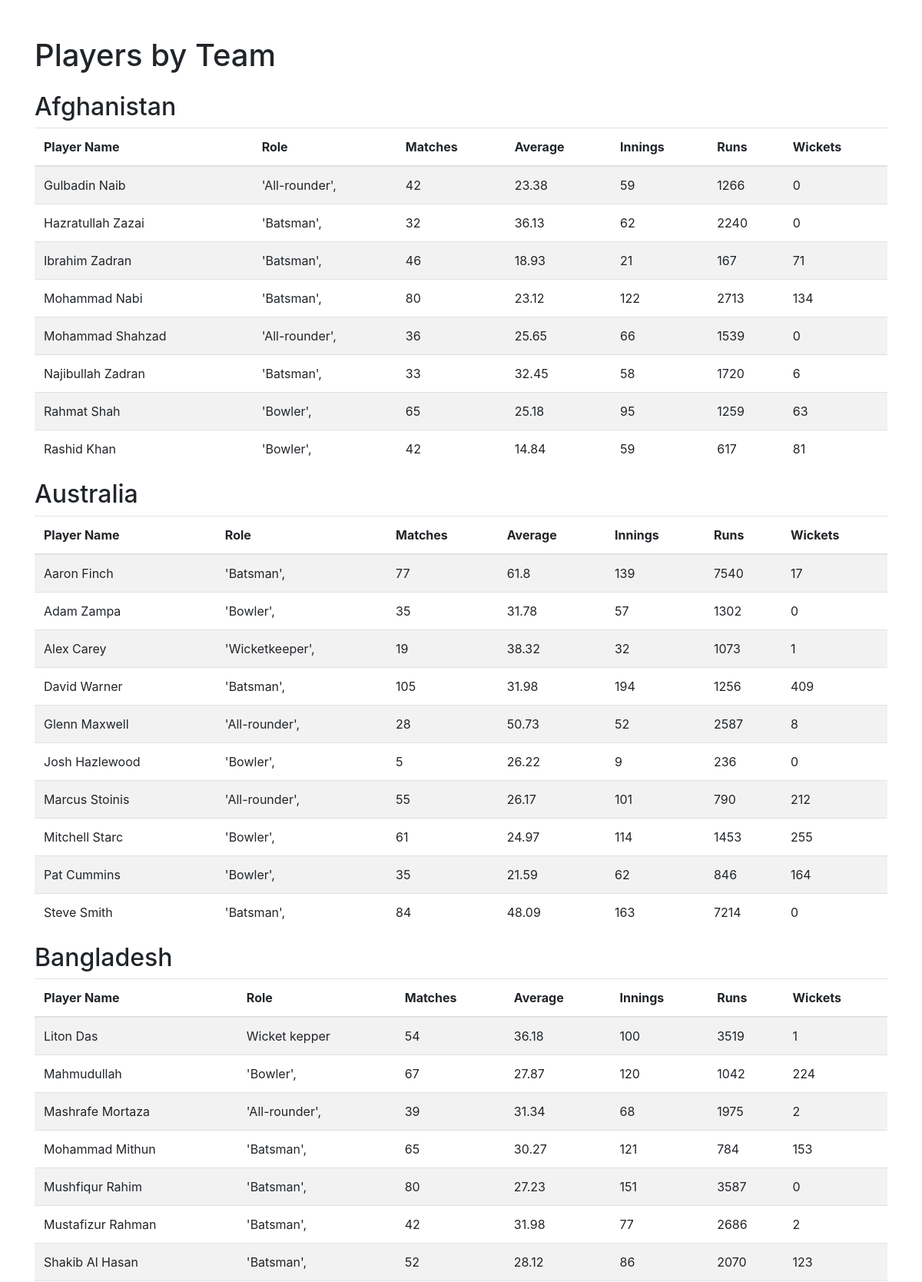
The app's page /Players (upper part) with its own data.
### tables this page shows
CREATE TABLE Matches ("Match id" INTEGER PRIMARY KEY, Playerid INTEGER REFERENCES Player (PlayerId), Matches INTEGER, Innings INTEGER, Runs INTEGER, Wickets INTEGER, Average INTEGER, Team TEXT);

CREATE TABLE Teams (Teamid INTEGER PRIMARY KEY, TeamName TEXT);

CREATE TABLE Player (PlayerId INTEGER PRIMARY KEY, PlayerName TEXT UNIQUE, Role TEXT, Teamid INTEGER REFERENCES Teams (Teamid), Verified INTEGER DEFAULT 1);

### routes.py (the view)
@app.route('/Players')
def Players():
    conn = get_db_connections()  # Use your defined function here
    cur = conn.cursor()
    cur.execute("""
  SELECT
       Teams.TeamName,
        Player.PlayerName,
        Player.Role,
        Matches.Matches,
        Matches.Average,
        Matches.Innings,
        Matches.Runs,
        Matches.Wickets
    FROM Teams
    INNER JOIN Player ON Teams.TeamId = Player.TeamId
    INNER JOIN Matches ON Player.PlayerId = Matches.PlayerId
    WHERE Player.Verified = 1
    ORDER BY Teams.TeamName, Player.PlayerName
    """)
    players_by_team = cur.fetchall()
    conn.close()
    teams_data = {}
    for row in players_by_team:
        team_name = row[0]
        player_data = row[1:]
        if team_name not in teams_data:
            teams_data[team_name] = []
        teams_data[team_name].append(player_data)
    return render_template("Players.html", teams_data=teams_data)

### routes.py (called while the page is built)
def get_db_connections():
    conn = sqlite3.connect(DATABASE)
    conn.row_factory = sqlite3.Row
    return conn

### templates/Players.html (shortened to what this page needs)
<!DOCTYPE html>
<html lang="en">
<head>
    <link rel="stylesheet" href="https://stackpath.bootstrapcdn.com/bootstrap/4.5.2/css/bootstrap.min.css">
</head>
<body>
    <div class="container mt-5">
        <h1 class="mb-4">Players by Team</h1>
        {% for team, players in teams_data.items() %}
            <h2>{{ team }}</h2>
            <table class="table table-striped">
                <thead>
                    <tr>
                        <th>Player Name</th>
                        <th>Role</th>
                        <th>Matches</th>
                        <th>Average</th>
                        <th>Innings</th>
                        <th>Runs</th>
                        <th>Wickets</th>
                    </tr>
                </thead>
                <tbody>
                    {% for player in players %}
                        <tr>
                            <td>{{ player[0] }}</td>
                            <td>{{ player[1] }}</td>
                            <td>{{ player[2] }}</td>
                            <td>{{ player[3] }}</td>
                            <td>{{ player[4] }}</td>
                            <td>{{ player[5] }}</td>
                            <td>{{ player[6] }}</td>
                        </tr>
                    {% endfor %}
                </tbody>
            </table>
        {% endfor %}
    </div>
</body>
</html>

### records on screen
Matches: TeamName "Afghanistan", PlayerName "Gulbadin Naib", Role "'All-rounder',", Matches "42", Average "23.38", Innings "59", Runs "1266", Wickets "0"
Matches: PlayerName "Hazratullah Zazai", Role "'Batsman',", Matches "32", Average "36.13", Innings "62", Runs "2240", Wickets "0"
Matches: PlayerName "Ibrahim Zadran", Role "'Batsman',", Matches "46", Average "18.93", Innings "21", Runs "167", Wickets "71"
Matches: PlayerName "Mohammad Nabi", Role "'Batsman',", Matches "80", Average "23.12", Innings "122", Runs "2713", Wickets "134"
Matches: PlayerName "Mohammad Shahzad", Role "'All-rounder',", Matches "36", Average "25.65", Innings "66", Runs "1539", Wickets "0"
Matches: PlayerName "Najibullah Zadran", Role "'Batsman',", Matches "33", Average "32.45", Innings "58", Runs "1720", Wickets "6"
Matches: PlayerName "Rahmat Shah", Role "'Bowler',", Matches "65", Average "25.18", Innings "95", Runs "1259", Wickets "63"
Matches: PlayerName "Rashid Khan", Role "'Bowler',", Matches "42", Average "14.84", Innings "59", Runs "617", Wickets "81"
Matches: TeamName "Australia", PlayerName "Aaron Finch", Role "'Batsman',", Matches "77", Average "61.8", Innings "139", Runs "7540", Wickets "17"
Matches: PlayerName "Adam Zampa", Role "'Bowler',", Matches "35", Average "31.78", Innings "57", Runs "1302", Wickets "0"
Matches: PlayerName "Alex Carey", Role "'Wicketkeeper',", Matches "19", Average "38.32", Innings "32", Runs "1073", Wickets "1"
Matches: PlayerName "David Warner", Role "'Batsman',", Matches "105", Average "31.98", Innings "194", Runs "1256", Wickets "409"
Matches: PlayerName "Glenn Maxwell", Role "'All-rounder',", Matches "28", Average "50.73", Innings "52", Runs "2587", Wickets "8"
Matches: PlayerName "Josh Hazlewood", Role "'Bowler',", Matches "5", Average "26.22", Innings "9", Runs "236", Wickets "0"
Matches: PlayerName "Marcus Stoinis", Role "'All-rounder',", Matches "55", Average "26.17", Innings "101", Runs "790", Wickets "212"
Matches: PlayerName "Mitchell Starc", Role "'Bowler',", Matches "61", Average "24.97", Innings "114", Runs "1453", Wickets "255"
Matches: PlayerName "Pat Cummins", Role "'Bowler',", Matches "35", Average "21.59", Innings "62", Runs "846", Wickets "164"
Matches: PlayerName "Steve Smith", Role "'Batsman',", Matches "84", Average "48.09", Innings "163", Runs "7214", Wickets "0"
Matches: TeamName "Bangladesh", PlayerName "Liton Das", Role "Wicket kepper", Matches "54", Average "36.18", Innings "100", Runs "3519", Wickets "1"
Matches: PlayerName "Mahmudullah", Role "'Bowler',", Matches "67", Average "27.87", Innings "120", Runs "1042", Wickets "224"
Matches: PlayerName "Mashrafe Mortaza", Role "'All-rounder',", Matches "39", Average "31.34", Innings "68", Runs "1975", Wickets "2"
Matches: PlayerName "Mohammad Mithun", Role "'Batsman',", Matches "65", Average "30.27", Innings "121", Runs "784", Wickets "153"
Matches: PlayerName "Mushfiqur Rahim", Role "'Batsman',", Matches "80", Average "27.23", Innings "151", Runs "3587", Wickets "0"
Matches: PlayerName "Mustafizur Rahman", Role "'Batsman',", Matches "42", Average "31.98", Innings "77", Runs "2686", Wickets "2"
Matches: PlayerName "Shakib Al Hasan", Role "'Batsman',", Matches "52", Average "28.12", Innings "86", Runs "2070", Wickets "123"
